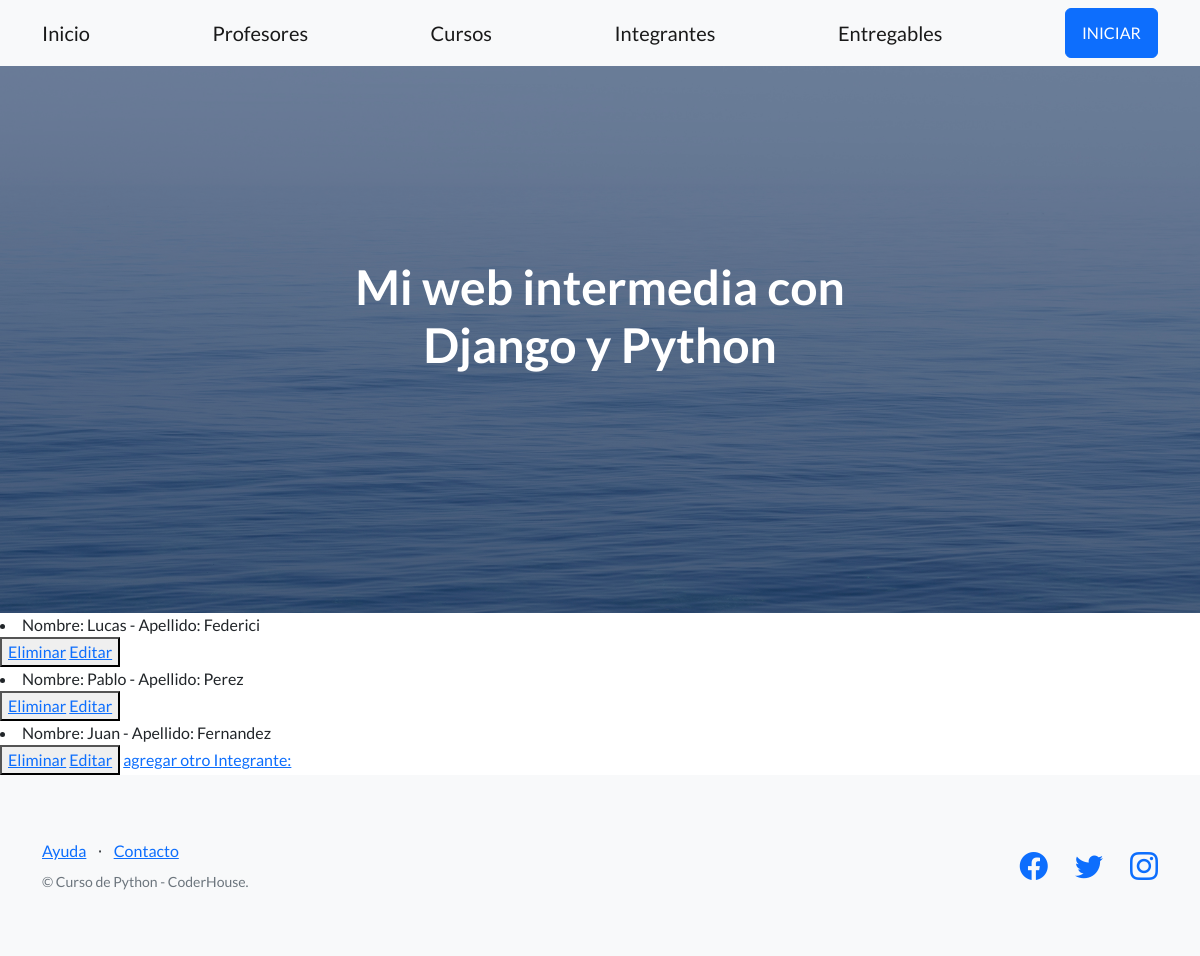
Page /Primer_app/leer_integrantes on the earlier database version.
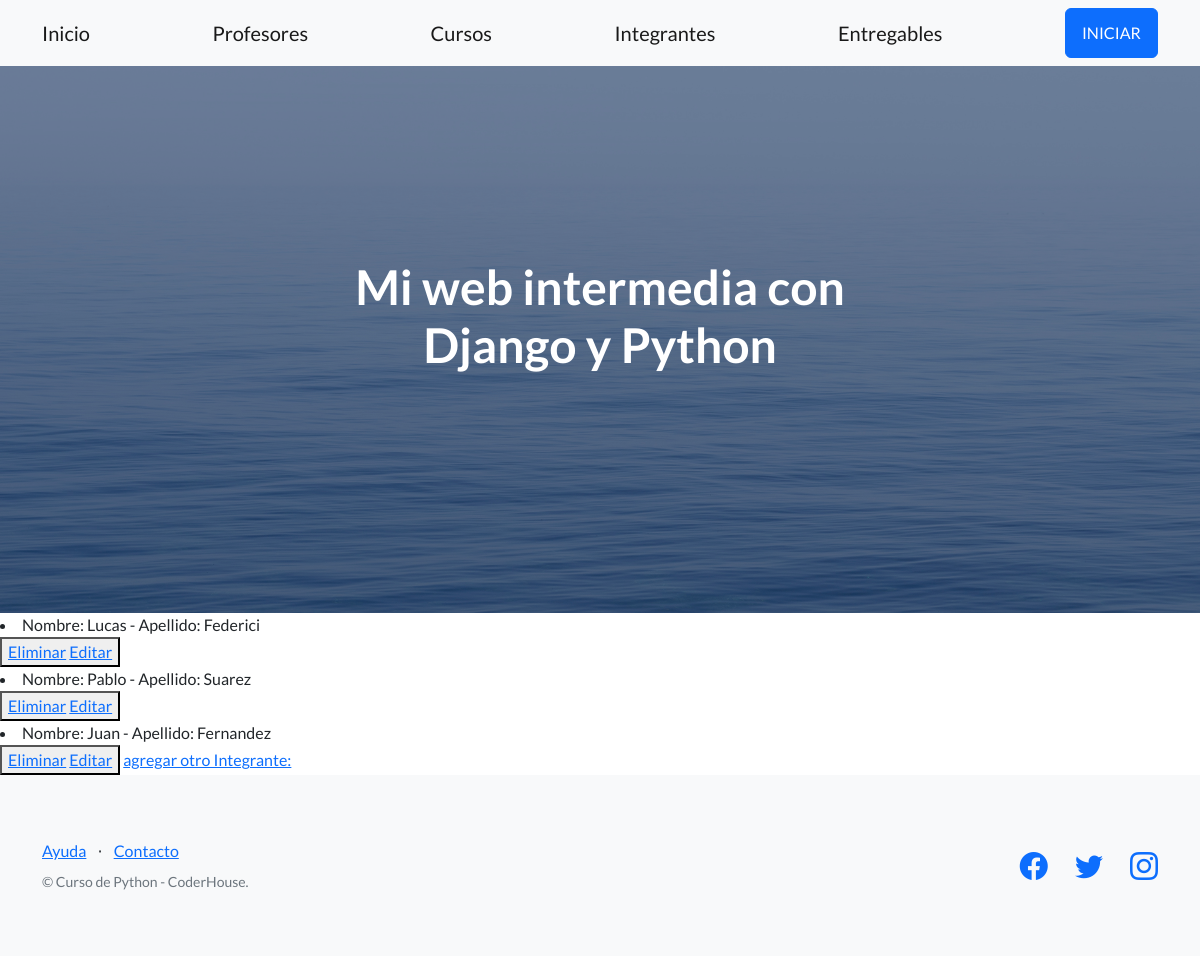
Same page on the later database version.
### Primer_app/models.py (models this page shows)
class Integrantes(models.Model):
    nombre = models.CharField(max_length=30)
    apellido = models.CharField(max_length=30)
    def __str__(self):
        return f'Nombre: {self.nombre} - Apellido: {self.apellido}'

### Primer_app/views.py (the view)
# urls.py: path('leer_integrantes',views.leer_integrantes, name = "LeerIntegrantes"),
def leer_integrantes(request):
    integrantes = Integrantes.objects.all()
    contexto = {"integrantes":integrantes}
    return render (request, "Primer_app/leer_integrantes.html",contexto)

### Primer_app/Templates/Primer_app/leer_integrantes.html
{% extends "Primer_app/Padre.html" %}
{% load static %}
{% block contenidoQueCambia %}
    {% for i in integrantes %}
        <li>{{i}}</li>
        <button>
            <a href= "{% url 'primerApp:EliminarIntegrante' i.nombre %}">  Eliminar</a>
            <a href= "{% url 'primerApp:EditarIntegrante' i.nombre %}">  Editar</a>
        </button>
    {% endfor %}
    <a href="{% url 'primerApp:Integrantes'%}">agregar otro Integrante: </a>
{% endblock %}

Differences in the rows shown:
changed Integrantes: nombre+apellido "Nombre: Pablo - Apellido: Perez" → "Nombre: Pablo - Apellido: Suarez"
